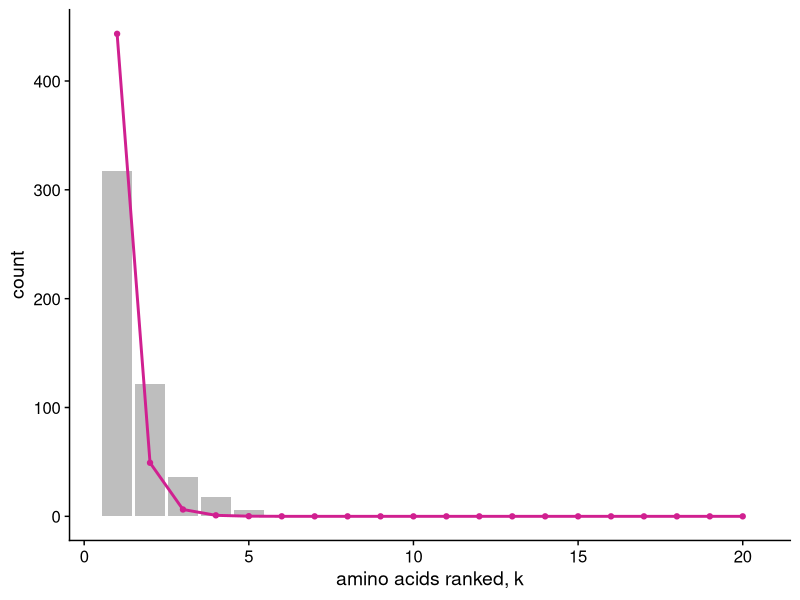
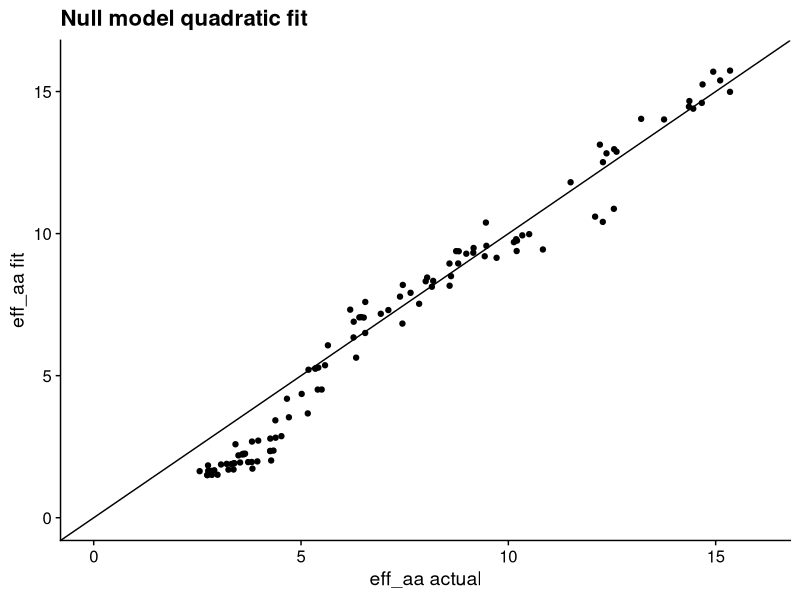

Reproduce these figures in R, in order. (Note: this script raises an error after producing the figures.)
# code to test the null model with a quadratic fit. 
# extending to fit all 20 aa, even if they have a zero count observed.
# 
library(tidyverse)
library(stringr)
library(cowplot)
library(broom)
theme_set(theme_cowplot())

# list of conditions: case_when()
# cut() to make intervals - instead of 19 ifelse statements

# generate data into tidy_align df
# correct method: multinomial with expo prob function
# p(k)=ce^(-lambda*k)
# rmultinom(10, 500, exp(-1*(0:19)))
# range of lambda, range of eff n
null0 <- data.frame(t(rmultinom(10, 500, exp(-1*(0:19))))) # 10 sites with 500 aa counts
null1 <- data.frame(t(rmultinom(10, 500, exp(-0.83*(0:19)))))
null2 <- data.frame(t(rmultinom(10, 500, exp(-0.75*(0:19)))))
null3 <- data.frame(t(rmultinom(10, 500, exp(-0.63*(0:19)))))
null4 <- data.frame(t(rmultinom(10, 500, exp(-0.5*(0:19)))))
null5 <- data.frame(t(rmultinom(10, 500, exp(-0.42*(0:19)))))
null6 <- data.frame(t(rmultinom(10, 500, exp(-0.35*(0:19)))))
null7 <- data.frame(t(rmultinom(10, 500, exp(-0.3*(0:19)))))
null8 <- data.frame(t(rmultinom(10, 500, exp(-0.25*(0:19)))))
null9 <- data.frame(t(rmultinom(10, 500, exp(-0.2*(0:19)))))
null10 <- data.frame(t(rmultinom(10, 500, exp(-0.15*(0:19)))))

full_join(null0, null1) %>% full_join(., null2) %>% full_join(., null3) %>%
  full_join(., null4) %>% full_join(., null5) %>% full_join(., null6) %>%
  full_join(., null7) %>% full_join(., null8) %>% full_join(., null9) %>%
  full_join(., null10) -> null

#---------- NULL DISTRIBUTION ----------
# recreate all_count df (site, aa, count)
null %>% mutate(site = seq(1:nrow(null))) %>% gather(aa, count, X1:X20) -> all_count


#----------- ESTIMATED DISTRIBUTION ------------
# USING ONLY OBSERVED AA
# order aa by relative frequency
all_count %>%
  arrange(all_count$site, desc(count)) -> ordered_count

# make the categorical variable (aa) numerical (k) by numbering aa's 1-20 in order of freq
ordered_count %>%
  group_by(site) %>%
  mutate(k = as.numeric(1:20)) -> ordered_count

# add a small constant to include aa with zero values
ordered_count %>%
  mutate(count = count + 0.000001) -> observed_aa
ordered_count %>%
  mutate(count_mod = count + 0.000001) -> ordered_count

# count relative to most frequent - rescale to 1 for highly conserved sites
observed_aa %>%
  group_by(site) %>%
  mutate(rel_count = count/max(count)) -> observed_aa

# log-transformed data
observed_aa %>%
  mutate(ln_count = log(rel_count)) -> observed_aa 

# fit with two parameters 
observed_aa %>% nest(-site) %>%
  mutate(fit = map(data, ~ lm(ln_count ~ 0 + k + I(k^2), data = .)),
         slope = map_dbl(fit, ~ (.)$coefficients[1]),
         sqr_slp = map_dbl(fit, ~ (.)$coefficients[2])) %>% 
  select(-data, -fit) -> fits_2param

# visualize the distribution (at a given site) with linear fits
ordered_count %>%
  group_by(site) %>%
  mutate(rel_count = count_mod/max(count_mod)) -> ordered_count
ordered_count %>%
  mutate(ln_count = log(rel_count)) -> ordered_count

ordered_count %>% 
  left_join(fits_2param, by = "site") %>% 
  mutate(est_dist = slope*exp(k*slope + k*k*sqr_slp)) -> ordered_count

# rescale to compare w raw count
ordered_count %>%
  group_by(site) %>%
  mutate(est_rel = est_dist/sum(est_dist)) %>%
  mutate(est_count = sum(count_mod)*est_rel) -> ordered_count

# visual comparison
ordered_count %>%
  filter(site == 1) %>%
  ggplot(aes(x = k)) +
  geom_bar(aes(y = count_mod), fill = "grey", stat='identity') +
  geom_point(aes(y = est_count, color = "violetred")) +
  geom_line(aes(y = est_count, color = "violetred"), size = 1) +
  scale_color_manual(name = "distribution",
                     values = c("grey" = "grey", "violetred" = "violetred"),
                     labels = c("actual", "estimated"))  +
  labs(x = "amino acids ranked, k", y = "count") +
  theme(legend.position = "none")

# ordered_count %>%
#   group_by(site) %>%
#   filter(count != 0) %>%
#   mutate(num = n()) %>% 
#   filter(num != 1) -> ordered_count_variable

#------- CHI-SQUARED: ACTUAL VS. ESTIMATED DIST -------
ordered_count %>% nest(-site) %>%
  mutate(chisq = map(data, ~ sum(((.$count_mod - .$est_count)^2)/.$est_count)),
         p_value = map_dbl(chisq, ~ pchisq(., 18, lower.tail=FALSE))) %>% 
  select(-data) %>%
  mutate(p.adjusted = p.adjust(p_value, method= "fdr")) -> chisq_results

chisq_results %>%
  mutate(result = "pass") -> chisq_results

chisq_results$result[chisq_results$p_value < 0.05] <- "fail"

chisq_results %>% filter(result == "fail") %>% nrow()/nrow(chisq_results)


#------- EFFECTIVE NUMBER OF AMINO ACIDS --------
# site_aa_count is actual dist. DOES NOT CONTAIN AA AT ZERO

# eff aa for actual distribution
observed_aa %>%
  group_by(site) %>%
  mutate(frequency = (count)/sum(count)) -> site_aa_freq

site_aa_freq %>% 
  mutate(flnf = frequency*log(frequency)) %>%
  group_by(site) %>% 
  summarize(entropy = -sum(flnf),
            eff_aa = exp(entropy),
            n = length(unique(aa))) -> eff_aa_all

# eff aa for estimated distribution
ordered_count %>% 
  group_by(site) %>%
  mutate(freq = (est_count)/sum(est_count)) -> site_aa_freq_2
site_aa_freq_2 %>% 
  mutate(flnf = freq*log(freq)) %>%
  group_by(site) %>%
  summarize(entr = -sum(flnf),
            eff_aa_est = exp(entr)) -> eff_aa_all_est

left_join(eff_aa_all, eff_aa_all_est) -> compare_eff_aa

ggplot(compare_eff_aa, aes(x=eff_aa, y=eff_aa_est)) + geom_point() +
  geom_abline(slope = 1, intercept = 0) + xlim(0,16) + ylim(0,16) +
  labs(title = "Null model quadratic fit", x = "eff_aa actual", y = "eff_aa fit")

# eff_aa_all %>% 
#   ggplot(aes(x=site, y=eff_aa)) + geom_point() + 
#   #geom_smooth(se=F) +
#   ylab("effective number of amino acids") +
#   scale_x_continuous(limits = c(0, 154), expand = c(0, 0)) + 
#   scale_y_continuous(limits = c(0,13), expand = c(0, 0)) + 
#   theme_classic()

#------- RELATIONSHIP BETWEEN GAMMA & EFF AA -------
observed_fits %>%
  left_join(eff_aa_all) %>% 
  select(site, slope, eff_aa)-> gam_v_effaa

gam_v_effaa %>%
  left_join(chisq_results) %>% 
  select(site, slope, eff_aa, result) -> gam_v_effaa

# theoretical prediction
neff2 <- function(lambda_inv) {
  lambda <- 1/lambda_inv
  pi <- lambda*exp(-lambda*(0:19))
  C <- sum(pi)
  pi <- pi/C
  exp(-sum(pi*log(pi)))
}
#neff2(1/3)

df_theory2 <- data.frame(lambda_inv = (0:-100)/10, ne = vapply((0:-100)/10, neff2, numeric(1)))

ggplot(gam_v_effaa, aes(x = eff_aa, y = 1/slope)) + 
  geom_point(aes(color = result)) +
  #geom_line(data = df_theory, aes(ne, -1/lambda), inherit.aes = FALSE) +
  geom_line(data = df_theory2, aes(ne, lambda_inv), inherit.aes = FALSE, size = 1) +
  #ggtitle("1B4T_A") +
  #ylim(-10,1000) ++
  labs(x = "effective number of amino acids", y = "1/lambda") +
  theme(legend.position = "right",
        text = element_text(size = 40),
        axis.text = element_text(size = 40))  #-> plot1
